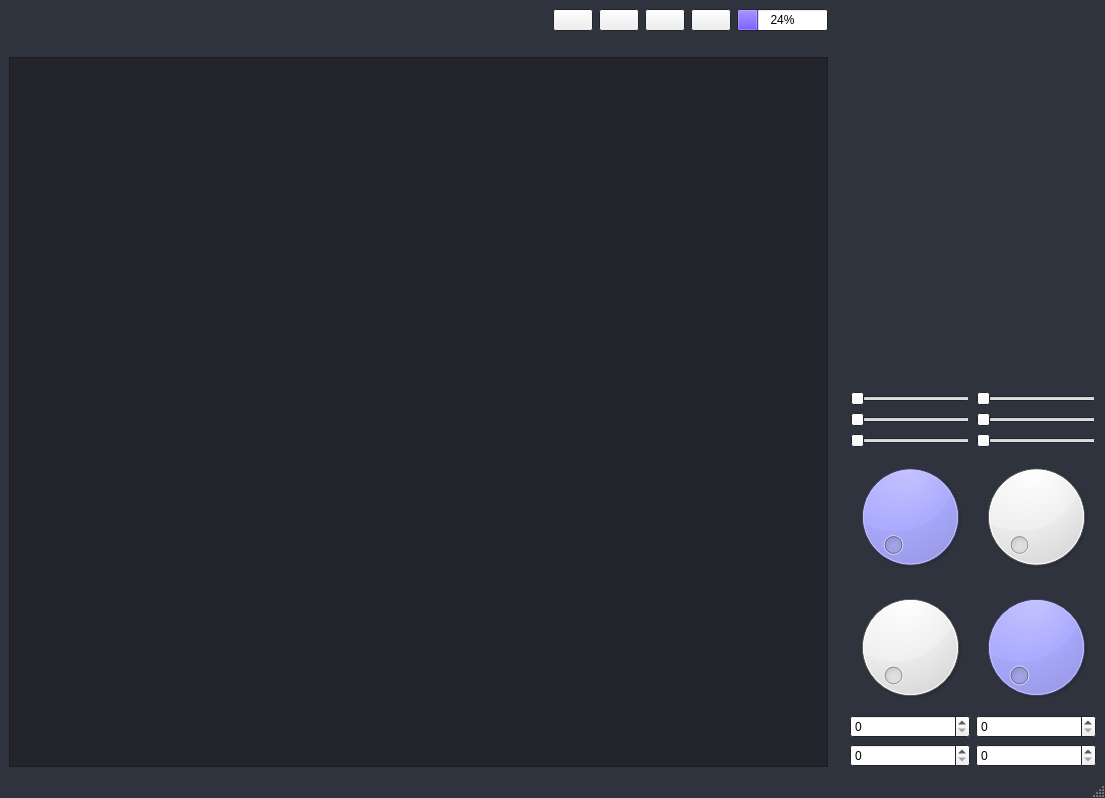
<?xml version="1.0" encoding="UTF-8"?>
<ui version="4.0">
 <class>MainWindow</class>
 <widget class="QMainWindow" name="MainWindow">
  <property name="geometry">
   <rect>
    <x>0</x>
    <y>0</y>
    <width>1105</width>
    <height>798</height>
   </rect>
  </property>
  <property name="palette">
   <palette>
    <active>
     <colorrole role="WindowText">
      <brush brushstyle="SolidPattern">
       <color alpha="255">
        <red>0</red>
        <green>0</green>
        <blue>0</blue>
       </color>
      </brush>
     </colorrole>
     <colorrole role="Dark">
      <brush brushstyle="SolidPattern">
       <color alpha="255">
        <red>0</red>
        <green>0</green>
        <blue>102</blue>
       </color>
      </brush>
     </colorrole>
     <colorrole role="Text">
      <brush brushstyle="SolidPattern">
       <color alpha="255">
        <red>0</red>
        <green>0</green>
        <blue>0</blue>
       </color>
      </brush>
     </colorrole>
     <colorrole role="ButtonText">
      <brush brushstyle="SolidPattern">
       <color alpha="255">
        <red>0</red>
        <green>0</green>
        <blue>0</blue>
       </color>
      </brush>
     </colorrole>
     <colorrole role="Base">
      <brush brushstyle="SolidPattern">
       <color alpha="255">
        <red>255</red>
        <green>255</green>
        <blue>255</blue>
       </color>
      </brush>
     </colorrole>
     <colorrole role="Window">
      <brush brushstyle="SolidPattern">
       <color alpha="255">
        <red>47</red>
        <green>51</green>
        <blue>62</blue>
       </color>
      </brush>
     </colorrole>
     <colorrole role="PlaceholderText">
      <brush brushstyle="SolidPattern">
       <color alpha="128">
        <red>0</red>
        <green>0</green>
        <blue>0</blue>
       </color>
      </brush>
     </colorrole>
    </active>
    <inactive>
     <colorrole role="WindowText">
      <brush brushstyle="SolidPattern">
       <color alpha="255">
        <red>0</red>
        <green>0</green>
        <blue>0</blue>
       </color>
      </brush>
     </colorrole>
     <colorrole role="Dark">
      <brush brushstyle="SolidPattern">
       <color alpha="255">
        <red>0</red>
        <green>0</green>
        <blue>102</blue>
       </color>
      </brush>
     </colorrole>
     <colorrole role="Text">
      <brush brushstyle="SolidPattern">
       <color alpha="255">
        <red>0</red>
        <green>0</green>
        <blue>0</blue>
       </color>
      </brush>
     </colorrole>
     <colorrole role="ButtonText">
      <brush brushstyle="SolidPattern">
       <color alpha="255">
        <red>0</red>
        <green>0</green>
        <blue>0</blue>
       </color>
      </brush>
     </colorrole>
     <colorrole role="Base">
      <brush brushstyle="SolidPattern">
       <color alpha="255">
        <red>255</red>
        <green>255</green>
        <blue>255</blue>
       </color>
      </brush>
     </colorrole>
     <colorrole role="Window">
      <brush brushstyle="SolidPattern">
       <color alpha="255">
        <red>47</red>
        <green>51</green>
        <blue>62</blue>
       </color>
      </brush>
     </colorrole>
     <colorrole role="PlaceholderText">
      <brush brushstyle="SolidPattern">
       <color alpha="128">
        <red>0</red>
        <green>0</green>
        <blue>0</blue>
       </color>
      </brush>
     </colorrole>
    </inactive>
    <disabled>
     <colorrole role="WindowText">
      <brush brushstyle="SolidPattern">
       <color alpha="255">
        <red>0</red>
        <green>0</green>
        <blue>102</blue>
       </color>
      </brush>
     </colorrole>
     <colorrole role="Dark">
      <brush brushstyle="SolidPattern">
       <color alpha="255">
        <red>0</red>
        <green>0</green>
        <blue>102</blue>
       </color>
      </brush>
     </colorrole>
     <colorrole role="Text">
      <brush brushstyle="SolidPattern">
       <color alpha="255">
        <red>0</red>
        <green>0</green>
        <blue>102</blue>
       </color>
      </brush>
     </colorrole>
     <colorrole role="ButtonText">
      <brush brushstyle="SolidPattern">
       <color alpha="255">
        <red>0</red>
        <green>0</green>
        <blue>102</blue>
       </color>
      </brush>
     </colorrole>
     <colorrole role="Base">
      <brush brushstyle="SolidPattern">
       <color alpha="255">
        <red>47</red>
        <green>51</green>
        <blue>62</blue>
       </color>
      </brush>
     </colorrole>
     <colorrole role="Window">
      <brush brushstyle="SolidPattern">
       <color alpha="255">
        <red>47</red>
        <green>51</green>
        <blue>62</blue>
       </color>
      </brush>
     </colorrole>
     <colorrole role="PlaceholderText">
      <brush brushstyle="SolidPattern">
       <color alpha="128">
        <red>0</red>
        <green>0</green>
        <blue>0</blue>
       </color>
      </brush>
     </colorrole>
    </disabled>
   </palette>
  </property>
  <property name="windowTitle">
   <string>MainWindow</string>
  </property>
  <property name="autoFillBackground">
   <bool>true</bool>
  </property>
  <widget class="QWidget" name="centralwidget">
   <layout class="QGridLayout" name="gridLayout">
    <item row="0" column="0">
     <layout class="QHBoxLayout" name="horizontalLayout" stretch="50,1,15">
      <item>
       <layout class="QVBoxLayout" name="verticalLayout_left" stretch="0,0,2">
        <item>
         <layout class="QHBoxLayout" name="stateBar">
          <item alignment="Qt::AlignRight">
           <widget class="QLabel" name="clock">
            <property name="text">
             <string/>
            </property>
           </widget>
          </item>
          <item>
           <spacer name="horizontalSpacer_2">
            <property name="orientation">
             <enum>Qt::Horizontal</enum>
            </property>
            <property name="sizeHint" stdset="0">
             <size>
              <width>40</width>
              <height>20</height>
             </size>
            </property>
           </spacer>
          </item>
          <item alignment="Qt::AlignRight">
           <widget class="QPushButton" name="btn1">
            <property name="sizePolicy">
             <sizepolicy hsizetype="Minimum" vsizetype="Minimum">
              <horstretch>0</horstretch>
              <verstretch>0</verstretch>
             </sizepolicy>
            </property>
            <property name="minimumSize">
             <size>
              <width>10</width>
              <height>10</height>
             </size>
            </property>
            <property name="text">
             <string/>
            </property>
           </widget>
          </item>
          <item alignment="Qt::AlignRight">
           <widget class="QPushButton" name="btn2">
            <property name="sizePolicy">
             <sizepolicy hsizetype="Minimum" vsizetype="Minimum">
              <horstretch>0</horstretch>
              <verstretch>0</verstretch>
             </sizepolicy>
            </property>
            <property name="minimumSize">
             <size>
              <width>10</width>
              <height>10</height>
             </size>
            </property>
            <property name="text">
             <string/>
            </property>
           </widget>
          </item>
          <item alignment="Qt::AlignRight">
           <widget class="QPushButton" name="btn3">
            <property name="sizePolicy">
             <sizepolicy hsizetype="Minimum" vsizetype="Minimum">
              <horstretch>0</horstretch>
              <verstretch>0</verstretch>
             </sizepolicy>
            </property>
            <property name="minimumSize">
             <size>
              <width>10</width>
              <height>10</height>
             </size>
            </property>
            <property name="text">
             <string/>
            </property>
           </widget>
          </item>
          <item>
           <widget class="QPushButton" name="setting">
            <property name="sizePolicy">
             <sizepolicy hsizetype="Minimum" vsizetype="Minimum">
              <horstretch>0</horstretch>
              <verstretch>0</verstretch>
             </sizepolicy>
            </property>
            <property name="minimumSize">
             <size>
              <width>10</width>
              <height>10</height>
             </size>
            </property>
            <property name="text">
             <string/>
            </property>
           </widget>
          </item>
          <item alignment="Qt::AlignRight">
           <widget class="QProgressBar" name="battery">
            <property name="palette">
             <palette>
              <active>
               <colorrole role="Highlight">
                <brush brushstyle="SolidPattern">
                 <color alpha="255">
                  <red>125</red>
                  <green>98</green>
                  <blue>255</blue>
                 </color>
                </brush>
               </colorrole>
              </active>
              <inactive>
               <colorrole role="Highlight">
                <brush brushstyle="SolidPattern">
                 <color alpha="255">
                  <red>125</red>
                  <green>98</green>
                  <blue>255</blue>
                 </color>
                </brush>
               </colorrole>
              </inactive>
              <disabled>
               <colorrole role="Highlight">
                <brush brushstyle="SolidPattern">
                 <color alpha="255">
                  <red>145</red>
                  <green>145</green>
                  <blue>145</blue>
                 </color>
                </brush>
               </colorrole>
              </disabled>
             </palette>
            </property>
            <property name="value">
             <number>24</number>
            </property>
            <property name="alignment">
             <set>Qt::AlignRight|Qt::AlignTrailing|Qt::AlignVCenter</set>
            </property>
           </widget>
          </item>
         </layout>
        </item>
        <item>
         <widget class="QLabel" name="video">
          <property name="text">
           <string/>
          </property>
         </widget>
        </item>
        <item>
         <widget class="QTextBrowser" name="systemLog">
          <property name="palette">
           <palette>
            <active>
             <colorrole role="Text">
              <brush brushstyle="SolidPattern">
               <color alpha="255">
                <red>255</red>
                <green>255</green>
                <blue>255</blue>
               </color>
              </brush>
             </colorrole>
             <colorrole role="Base">
              <brush brushstyle="SolidPattern">
               <color alpha="255">
                <red>36</red>
                <green>36</green>
                <blue>45</blue>
               </color>
              </brush>
             </colorrole>
             <colorrole role="Window">
              <brush brushstyle="SolidPattern">
               <color alpha="255">
                <red>36</red>
                <green>36</green>
                <blue>45</blue>
               </color>
              </brush>
             </colorrole>
             <colorrole role="PlaceholderText">
              <brush brushstyle="NoBrush">
               <color alpha="128">
                <red>255</red>
                <green>255</green>
                <blue>255</blue>
               </color>
              </brush>
             </colorrole>
            </active>
            <inactive>
             <colorrole role="Text">
              <brush brushstyle="SolidPattern">
               <color alpha="255">
                <red>255</red>
                <green>255</green>
                <blue>255</blue>
               </color>
              </brush>
             </colorrole>
             <colorrole role="Base">
              <brush brushstyle="SolidPattern">
               <color alpha="255">
                <red>36</red>
                <green>36</green>
                <blue>45</blue>
               </color>
              </brush>
             </colorrole>
             <colorrole role="Window">
              <brush brushstyle="SolidPattern">
               <color alpha="255">
                <red>36</red>
                <green>36</green>
                <blue>45</blue>
               </color>
              </brush>
             </colorrole>
             <colorrole role="PlaceholderText">
              <brush brushstyle="NoBrush">
               <color alpha="128">
                <red>255</red>
                <green>255</green>
                <blue>255</blue>
               </color>
              </brush>
             </colorrole>
            </inactive>
            <disabled>
             <colorrole role="Text">
              <brush brushstyle="SolidPattern">
               <color alpha="255">
                <red>0</red>
                <green>0</green>
                <blue>102</blue>
               </color>
              </brush>
             </colorrole>
             <colorrole role="Base">
              <brush brushstyle="SolidPattern">
               <color alpha="255">
                <red>36</red>
                <green>36</green>
                <blue>45</blue>
               </color>
              </brush>
             </colorrole>
             <colorrole role="Window">
              <brush brushstyle="SolidPattern">
               <color alpha="255">
                <red>36</red>
                <green>36</green>
                <blue>45</blue>
               </color>
              </brush>
             </colorrole>
             <colorrole role="PlaceholderText">
              <brush brushstyle="NoBrush">
               <color alpha="128">
                <red>255</red>
                <green>255</green>
                <blue>255</blue>
               </color>
              </brush>
             </colorrole>
            </disabled>
           </palette>
          </property>
          <property name="font">
           <font>
            <pointsize>12</pointsize>
           </font>
          </property>
         </widget>
        </item>
       </layout>
      </item>
      <item>
       <spacer name="horizontalSpacer">
        <property name="orientation">
         <enum>Qt::Horizontal</enum>
        </property>
        <property name="sizeHint" stdset="0">
         <size>
          <width>40</width>
          <height>20</height>
         </size>
        </property>
       </spacer>
      </item>
      <item>
       <layout class="QVBoxLayout" name="verticalLayout_right">
        <item>
         <widget class="QLabel" name="map">
          <property name="text">
           <string/>
          </property>
         </widget>
        </item>
        <item>
         <layout class="QVBoxLayout" name="verticalLayout_3">
          <item>
           <layout class="QGridLayout" name="sensor">
            <item row="5" column="1">
             <widget class="QDial" name="dial4">
              <property name="palette">
               <palette>
                <active>
                 <colorrole role="Button">
                  <brush brushstyle="SolidPattern">
                   <color alpha="255">
                    <red>170</red>
                    <green>170</green>
                    <blue>255</blue>
                   </color>
                  </brush>
                 </colorrole>
                </active>
                <inactive>
                 <colorrole role="Button">
                  <brush brushstyle="SolidPattern">
                   <color alpha="255">
                    <red>170</red>
                    <green>170</green>
                    <blue>255</blue>
                   </color>
                  </brush>
                 </colorrole>
                </inactive>
                <disabled>
                 <colorrole role="Button">
                  <brush brushstyle="SolidPattern">
                   <color alpha="255">
                    <red>170</red>
                    <green>170</green>
                    <blue>255</blue>
                   </color>
                  </brush>
                 </colorrole>
                </disabled>
               </palette>
              </property>
             </widget>
            </item>
            <item row="4" column="0">
             <widget class="QDial" name="dial1">
              <property name="palette">
               <palette>
                <active>
                 <colorrole role="Button">
                  <brush brushstyle="SolidPattern">
                   <color alpha="255">
                    <red>170</red>
                    <green>170</green>
                    <blue>255</blue>
                   </color>
                  </brush>
                 </colorrole>
                </active>
                <inactive>
                 <colorrole role="Button">
                  <brush brushstyle="SolidPattern">
                   <color alpha="255">
                    <red>170</red>
                    <green>170</green>
                    <blue>255</blue>
                   </color>
                  </brush>
                 </colorrole>
                </inactive>
                <disabled>
                 <colorrole role="Button">
                  <brush brushstyle="SolidPattern">
                   <color alpha="255">
                    <red>170</red>
                    <green>170</green>
                    <blue>255</blue>
                   </color>
                  </brush>
                 </colorrole>
                </disabled>
               </palette>
              </property>
             </widget>
            </item>
            <item row="4" column="1">
             <widget class="QDial" name="dial2"/>
            </item>
            <item row="5" column="0">
             <widget class="QDial" name="dial3"/>
            </item>
            <item row="6" column="0">
             <widget class="QSpinBox" name="spinBox1">
              <property name="palette">
               <palette>
                <active>
                 <colorrole role="Midlight">
                  <brush brushstyle="SolidPattern">
                   <color alpha="255">
                    <red>49</red>
                    <green>51</green>
                    <blue>62</blue>
                   </color>
                  </brush>
                 </colorrole>
                 <colorrole role="Mid">
                  <brush brushstyle="SolidPattern">
                   <color alpha="255">
                    <red>48</red>
                    <green>50</green>
                    <blue>62</blue>
                   </color>
                  </brush>
                 </colorrole>
                </active>
                <inactive>
                 <colorrole role="Midlight">
                  <brush brushstyle="SolidPattern">
                   <color alpha="255">
                    <red>49</red>
                    <green>51</green>
                    <blue>62</blue>
                   </color>
                  </brush>
                 </colorrole>
                 <colorrole role="Mid">
                  <brush brushstyle="SolidPattern">
                   <color alpha="255">
                    <red>48</red>
                    <green>50</green>
                    <blue>62</blue>
                   </color>
                  </brush>
                 </colorrole>
                </inactive>
                <disabled>
                 <colorrole role="Midlight">
                  <brush brushstyle="SolidPattern">
                   <color alpha="255">
                    <red>49</red>
                    <green>51</green>
                    <blue>62</blue>
                   </color>
                  </brush>
                 </colorrole>
                 <colorrole role="Mid">
                  <brush brushstyle="SolidPattern">
                   <color alpha="255">
                    <red>48</red>
                    <green>50</green>
                    <blue>62</blue>
                   </color>
                  </brush>
                 </colorrole>
                </disabled>
               </palette>
              </property>
             </widget>
            </item>
            <item row="2" column="1">
             <widget class="QSlider" name="slider4">
              <property name="palette">
               <palette>
                <active>
                 <colorrole role="Highlight">
                  <brush brushstyle="SolidPattern">
                   <color alpha="255">
                    <red>58</red>
                    <green>114</green>
                    <blue>245</blue>
                   </color>
                  </brush>
                 </colorrole>
                </active>
                <inactive>
                 <colorrole role="Highlight">
                  <brush brushstyle="SolidPattern">
                   <color alpha="255">
                    <red>58</red>
                    <green>114</green>
                    <blue>245</blue>
                   </color>
                  </brush>
                 </colorrole>
                </inactive>
                <disabled>
                 <colorrole role="Highlight">
                  <brush brushstyle="SolidPattern">
                   <color alpha="255">
                    <red>145</red>
                    <green>145</green>
                    <blue>145</blue>
                   </color>
                  </brush>
                 </colorrole>
                </disabled>
               </palette>
              </property>
              <property name="orientation">
               <enum>Qt::Horizontal</enum>
              </property>
             </widget>
            </item>
            <item row="6" column="1">
             <widget class="QSpinBox" name="spinBox2"/>
            </item>
            <item row="7" column="0">
             <widget class="QSpinBox" name="spinBox3"/>
            </item>
            <item row="2" column="0">
             <widget class="QSlider" name="slider3">
              <property name="palette">
               <palette>
                <active>
                 <colorrole role="Highlight">
                  <brush brushstyle="SolidPattern">
                   <color alpha="255">
                    <red>67</red>
                    <green>110</green>
                    <blue>243</blue>
                   </color>
                  </brush>
                 </colorrole>
                </active>
                <inactive>
                 <colorrole role="Highlight">
                  <brush brushstyle="SolidPattern">
                   <color alpha="255">
                    <red>67</red>
                    <green>110</green>
                    <blue>243</blue>
                   </color>
                  </brush>
                 </colorrole>
                </inactive>
                <disabled>
                 <colorrole role="Highlight">
                  <brush brushstyle="SolidPattern">
                   <color alpha="255">
                    <red>145</red>
                    <green>145</green>
                    <blue>145</blue>
                   </color>
                  </brush>
                 </colorrole>
                </disabled>
               </palette>
              </property>
              <property name="orientation">
               <enum>Qt::Horizontal</enum>
              </property>
             </widget>
            </item>
            <item row="0" column="0">
             <widget class="QSlider" name="slider1">
              <property name="palette">
               <palette>
                <active>
                 <colorrole role="Highlight">
                  <brush brushstyle="SolidPattern">
                   <color alpha="255">
                    <red>255</red>
                    <green>91</green>
                    <blue>133</blue>
                   </color>
                  </brush>
                 </colorrole>
                </active>
                <inactive>
                 <colorrole role="Highlight">
                  <brush brushstyle="SolidPattern">
                   <color alpha="255">
                    <red>255</red>
                    <green>91</green>
                    <blue>133</blue>
                   </color>
                  </brush>
                 </colorrole>
                </inactive>
                <disabled>
                 <colorrole role="Highlight">
                  <brush brushstyle="SolidPattern">
                   <color alpha="255">
                    <red>145</red>
                    <green>145</green>
                    <blue>145</blue>
                   </color>
                  </brush>
                 </colorrole>
                </disabled>
               </palette>
              </property>
              <property name="orientation">
               <enum>Qt::Horizontal</enum>
              </property>
             </widget>
            </item>
            <item row="0" column="1">
             <widget class="QSlider" name="slider2">
              <property name="palette">
               <palette>
                <active>
                 <colorrole role="Highlight">
                  <brush brushstyle="SolidPattern">
                   <color alpha="255">
                    <red>255</red>
                    <green>92</green>
                    <blue>132</blue>
                   </color>
                  </brush>
                 </colorrole>
                </active>
                <inactive>
                 <colorrole role="Highlight">
                  <brush brushstyle="SolidPattern">
                   <color alpha="255">
                    <red>255</red>
                    <green>92</green>
                    <blue>132</blue>
                   </color>
                  </brush>
                 </colorrole>
                </inactive>
                <disabled>
                 <colorrole role="Highlight">
                  <brush brushstyle="SolidPattern">
                   <color alpha="255">
                    <red>145</red>
                    <green>145</green>
                    <blue>145</blue>
                   </color>
                  </brush>
                 </colorrole>
                </disabled>
               </palette>
              </property>
              <property name="orientation">
               <enum>Qt::Horizontal</enum>
              </property>
             </widget>
            </item>
            <item row="7" column="1">
             <widget class="QSpinBox" name="spinBox4"/>
            </item>
            <item row="3" column="1">
             <widget class="QSlider" name="slider6">
              <property name="palette">
               <palette>
                <active>
                 <colorrole role="Highlight">
                  <brush brushstyle="SolidPattern">
                   <color alpha="255">
                    <red>120</red>
                    <green>93</green>
                    <blue>245</blue>
                   </color>
                  </brush>
                 </colorrole>
                </active>
                <inactive>
                 <colorrole role="Highlight">
                  <brush brushstyle="SolidPattern">
                   <color alpha="255">
                    <red>120</red>
                    <green>93</green>
                    <blue>245</blue>
                   </color>
                  </brush>
                 </colorrole>
                </inactive>
                <disabled>
                 <colorrole role="Highlight">
                  <brush brushstyle="SolidPattern">
                   <color alpha="255">
                    <red>145</red>
                    <green>145</green>
                    <blue>145</blue>
                   </color>
                  </brush>
                 </colorrole>
                </disabled>
               </palette>
              </property>
              <property name="orientation">
               <enum>Qt::Horizontal</enum>
              </property>
             </widget>
            </item>
            <item row="3" column="0">
             <widget class="QSlider" name="slider5">
              <property name="palette">
               <palette>
                <active>
                 <colorrole role="Highlight">
                  <brush brushstyle="SolidPattern">
                   <color alpha="255">
                    <red>120</red>
                    <green>93</green>
                    <blue>245</blue>
                   </color>
                  </brush>
                 </colorrole>
                </active>
                <inactive>
                 <colorrole role="Highlight">
                  <brush brushstyle="SolidPattern">
                   <color alpha="255">
                    <red>120</red>
                    <green>93</green>
                    <blue>245</blue>
                   </color>
                  </brush>
                 </colorrole>
                </inactive>
                <disabled>
                 <colorrole role="Highlight">
                  <brush brushstyle="SolidPattern">
                   <color alpha="255">
                    <red>145</red>
                    <green>145</green>
                    <blue>145</blue>
                   </color>
                  </brush>
                 </colorrole>
                </disabled>
               </palette>
              </property>
              <property name="orientation">
               <enum>Qt::Horizontal</enum>
              </property>
             </widget>
            </item>
           </layout>
          </item>
         </layout>
        </item>
       </layout>
      </item>
     </layout>
    </item>
   </layout>
  </widget>
  <widget class="QMenuBar" name="menubar">
   <property name="geometry">
    <rect>
     <x>0</x>
     <y>0</y>
     <width>1105</width>
     <height>20</height>
    </rect>
   </property>
  </widget>
  <widget class="QStatusBar" name="statusbar"/>
 </widget>
 <resources/>
 <connections/>
</ui>
